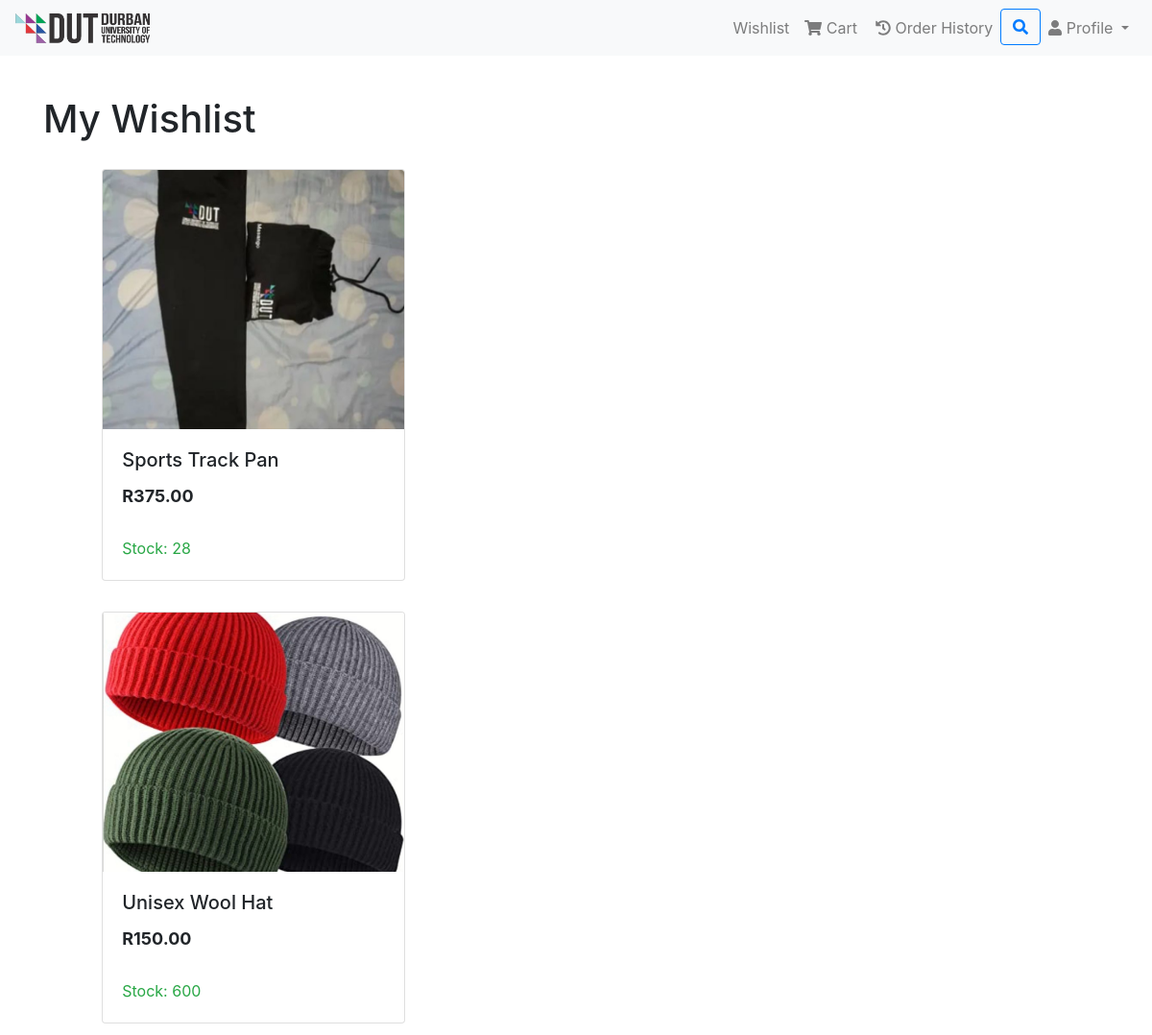
The app's page /wishlist/ (signed in) with its own data.
### app/models.py (models this page shows, shortened)
class Product(models.Model):
    category = models.ForeignKey(Category, on_delete=models.CASCADE,null=False,blank=False)
    name = models.CharField(max_length=200)
    slug = models.SlugField(unique=True)
    description = models.TextField()
    price = models.DecimalField(max_digits=10, decimal_places=2)
    image = models.ImageField(upload_to='products/')
    stock = models.PositiveIntegerField()
    available = models.BooleanField(default=True)
    created_at = models.DateTimeField(auto_now_add=True)
    updated_at = models.DateTimeField(auto_now=True)

### app/views.py (the view)
# urls.py: path('wishlist/', views.wishlist, name='wishlist'),
@login_required
def wishlist(request):
    try:
        wishlist = Wishlist.objects.filter(user=request.user)
        tmp = []
        for wish in wishlist:
          tmp.append(wish.product)
    except Wishlist.DoesNotExist:
        wishlist = None
    context = {
        'wishlist': tmp
    }
    return render(request, 'wishlist.html', context)

### app/templates/wishlist.html (shortened to what this page needs)
{% extends 'base.html' %}
{% load static %}
{% block content %}
{% if wishlist %}
<h1>My Wishlist</h1>
<div class="col-md-11" style="margin: auto;">
    <div class="card-columns">
        {% for product in wishlist %}
        <div class="card flex-fill" onclick="location.href='{% url 'product_detail' product.slug %}'" style="cursor: pointer; margin-top: 20px;">
            <div class="image-container2" style="width: 100%; aspect-ratio: 1; height: 270px;">
                <img src="{{ product.image.url }}" class="card-img-top" alt="{{ product.name }}" style="width: 100%; height: 100%; margin: auto; display: block;">
            </div>
            <div class="card-body">
                <h5 class="card-title" style="font-size: 20px; text-transform: capitalize;">{{ product.name }}</h5>
                <p style="font-size: 18px;" class="card-text">
                    <b>R{{ product.price }}</b> &nbsp;&nbsp;&nbsp;&nbsp;
                    <s style="color: gray; display:none">R{{ product.original }}</s> &nbsp;&nbsp;<br/><br/>
                    <span class="card-text {% if product.stock < 10 %}text-danger{% else %}text-success{% endif %}" style="font-size: 16px;">
                        {% if product.stock == 0 %}Out of Stock{% else %}Stock: {{ product.stock }}{% endif %}
                    </span>
                </p>
            </div>
        </div>
        {% endfor %}
    </div>
</div>
{% else %}
<h1>No Wishlist Found</h1>
{% endif %}
{% endblock %}

### app/templates/base.html (style rules this page uses)
.image-container2 { width: 200px; height: 200px; overflow: hidden; }
.image-container2 img { object-fit: cover; width: 100%; height: 100%; }

### records on screen
Product: image (picture), name "Sports Track Pan", price "375.00", stock "28"
Product: image (picture), name "Unisex Wool Hat", price "150.00", stock "600"
